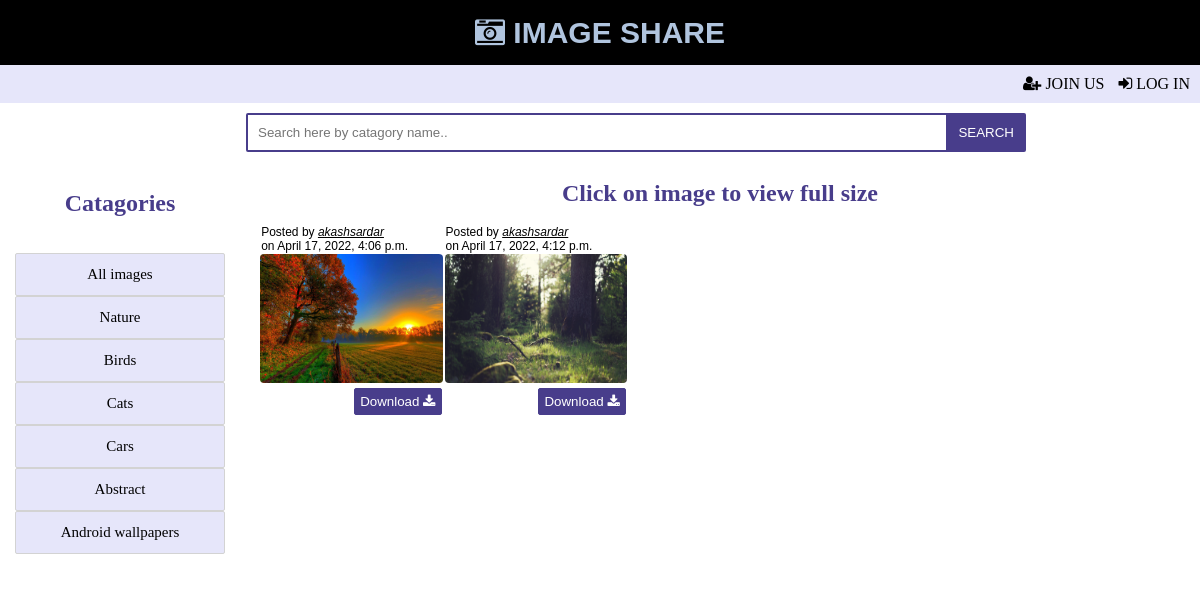
/catgsearch/Nature, run on an earlier commit of the app's database.
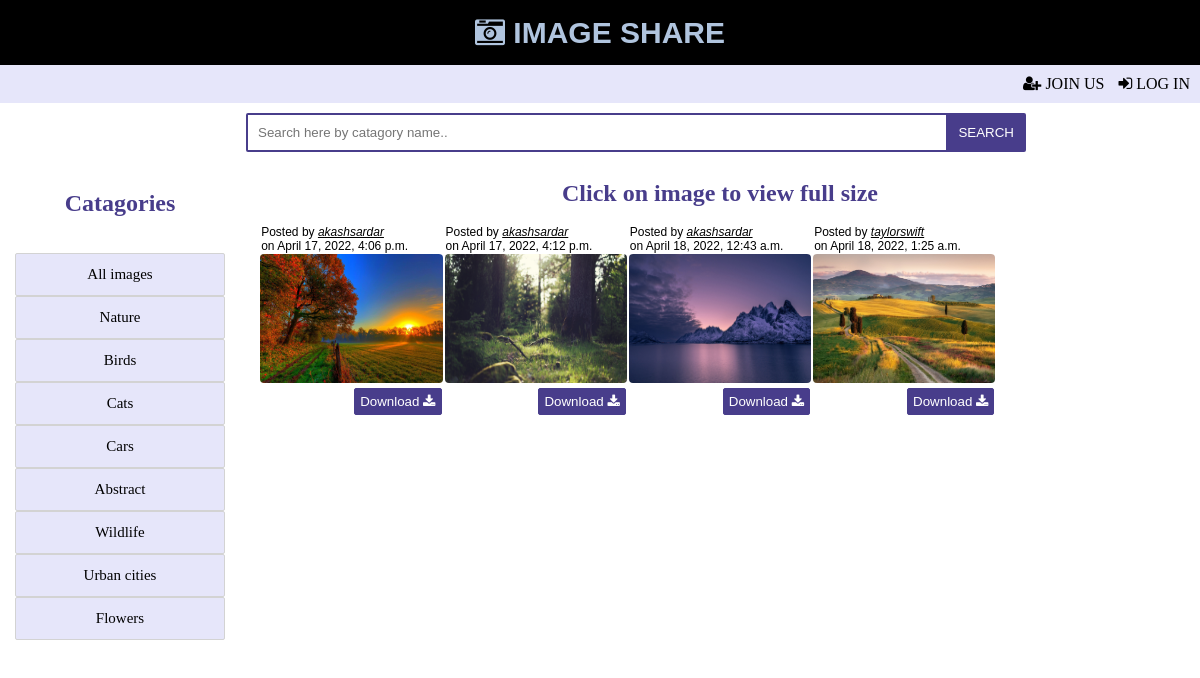
And on a later commit of the database.
### myApp/models.py (models this page shows, shortened)
class Category(models.Model):
    title=models.CharField(max_length=100)
    def __str__(self):
        return self.title

class Image(models.Model):
    photo=models.ImageField(upload_to="allimages")
    date=models.DateTimeField(auto_now_add=True)
    user=models.ForeignKey(User,on_delete=models.CASCADE)
    catg=models.ForeignKey(Category,on_delete=models.CASCADE)

### myApp/views.py (the view)
# urls.py: path('catgsearch/<str:catg>', views.catgsearch,name='catgsearch'),
def catgsearch(request,catg):
    allcatg=Category.objects.all()
    images=Image.objects.all()
    category=Category.objects.all()
    if catg=="allimg":
        images=Image.objects.all()
    else:
        for ac in allcatg:
            if str(ac.title)==catg:
                images=Image.objects.filter(catg=ac)
    context={'images':images,'category':category,'visitor':True}
    if request.user.is_authenticated:
        return render(request,'authuserhome.html',context)
    return render(request,'homepage.html',context)

### myApp/templates/homepage.html (shortened to what this page needs)
<!DOCTYPE html>
<html lang="en">
<head>
    {% load static %}
    <link rel='stylesheet' href="{% static 'style.css' %}">
    <link rel="stylesheet" href="https://cdnjs.cloudflare.com/ajax/libs/font-awesome/4.7.0/css/font-awesome.min.css">
</head>
<body>
    <div class="app-name">
        <h2><i class="fa fa-camera-retro"></i> IMAGE SHARE</h2>
    </div>
    <div class="container">
        <a href="/signup/"><i class="fa fa-user-plus"></i> JOIN US</a>
        <a href="/login/"><i class="fa fa-sign-in"></i> LOG IN</a>
    </div>
    <div class="search-bar">
        <form action="/manualsearch/" method="post">
            <input type="text" placeholder="Search here by catagory name.." name="searchbar">
            <input type="submit" value="SEARCH">
        </form>
    </div>
    <br>
    <div class="grid-container">
        <div class="catagory-list">
            <div class="my-posts">
                <h2>Catagories</h2><br><br>
            </div>
            <div class="cat-tiles">
                <button class="cat-items"><a href="{% url 'catgsearch' 'allimg' %}" class="">All images</a></button>
                {% for catg in category %}
                    <button class="cat-items"><a href="{% url 'catgsearch' catg %}" class="">{{catg}}</a></button>
                {% endfor %}
            </div>
        </div>
        <div class="tiles">
            <div class="my-posts">
                <h2>Click on image to view full size</h2>
            </div><br>
            <div class="gallery">
                {% for image in images %}
                    <div class="repeat">
                        <p id="info">Posted by <a href="{% url 'onclick' image.user %}"><i> {{image.user}}</i></a></p>
                        <p id="info"> on {{image.date}}</p>
                        <a href="{{image.photo.url}}">
                            <img src="{{image.photo.url}}" alt=""><br>
                        </a>
                        <a href="{{image.photo.url}}" download="{{image.photo.url}}" ><button id="dwn">Download <i class="fa fa-download"></i></button></a>
                    </div>
                {% endfor %}
            </div>
        </div>
    </div>
    <br><br>
</body>
</html>

### myApp/static/style.css (style rules this page uses)
* { margin: 0; padding: 0; box-sizing: border-box; }
body { background: white; }
.search-bar { padding: 10px; font-family: Calibri light; color: black; }
.search-bar input[type='text'] { position:relative; width:60%; left: 20%; padding: 10px; border-radius: 2px; border:2px solid darkslateblue; }
.search-bar input[type='submit'] { position:relative; width:80px; left: 19%; padding: 10px; border-radius: 2px; background: darkslateblue; color: white; border:2px solid darkslateblue; }
.user-forms label,h1,p,a { color: black; font-family: inherit; }
.app-name { padding: 10px; color: lightsteelblue; background: black; font-family: Helvetica, Arial, sans-serif; text-align: center; font-size: 20px; line-height: 1.5; }
.gallery { display: grid; position: relative; left: 2%; grid-template-columns: repeat(5, 20%); grid-column-gap: 0px; width: 96%; text-align: right; color: white; }
.gallery img { width: 100%; height: 75%; border-radius: 5px; border: 1px solid white; }
#dwn { padding:5px; position: relative; color: white; margin-bottom: 0px; margin-right: 2px; background-color: darkslateblue; border-radius: 2px; border: 1px solid darkslateblue; }
.repeat { background: inherit; height: 100%; font-family: Helvetica, Arial, sans-serif; }
#info { color: black; text-align: left; position: relative; left: 0%; font-size: 12px; margin-left: 2px; }
.container { font-family: Cambria; text-align: right; padding: 10px; background: lavender; }
.container a { color: black; text-decoration: none; margin-left:10px; }
.grid-container { display: grid; grid-template-columns: 1fr 4fr; }
.my-posts { text-align: center; color: darkslateblue; font-family: Cambria; }
.catagory-list { padding: 10px; border-radius: 10px; margin: 0px 5px; background: white; }
.cat-items { width:100%; padding: 12px 4px; background: lavender; text-align: center; border:1px solid white; border-radius: 2px; border: 1px solid lightgray; }
.cat-items a { color: black; text-decoration: none; font-family: 'Trebuchet MS'; font-size: 15px; }

What changed in the data, as far as the page shows it:
removed Category: title "Android wallpapers"
added Category: title "Wildlife"
added Category: title "Urban cities"
added Category: title "Flowers"
added Image: user "akashsardar", date "April 18, 2022, 12:43 a.m.", photo (picture)
added Image: user "taylorswift", date "April 18, 2022, 1:25 a.m.", photo (picture)
